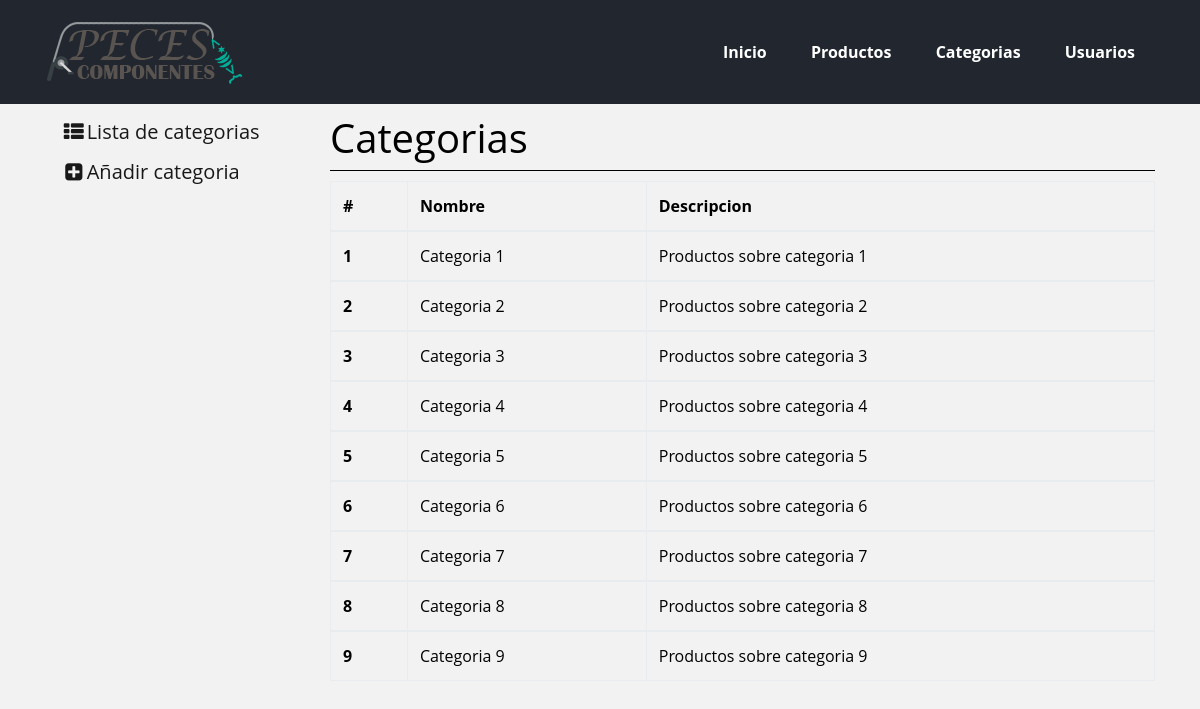
Page /admin/categoria.php?opcion=lista on the committed database.
### tables this page shows
create table if not exists tbl_categoria(
    nom varchar(30) primary key,
    description longtext
);

### admin/categoria.php (the view, shortened to what this page needs)
<!DOCTYPE html>
<html lang="es">
<head>
  <link rel="stylesheet" href="../css/flexboxgrid.min.css">
  <link rel="stylesheet" href="../css/font-awesome.min.css">
  <link rel="stylesheet" href="../css/bootstrap.min.css">
  <link rel="stylesheet" href="css/style.css">
</head>
<body>
  <?php
  include 'header.php';
  include '../datosbbdd.php';
  ?>
  <div class="main">
    <div class="container">
      <div class="row">
        <div class="col-md-3">
          <nav class="navbar navbar-light bg-faded">
            <a class="navbar-brand" href="categoria.php?opcion=lista"><i class="fa fa-th-list fa-fw" aria-hidden="true"></i>Lista de categorias</a>
            <a class="navbar-brand" href="categoria.php?opcion=add"><i class="fa fa-plus-square fa-fw" aria-hidden="true"></i>Añadir categoria</a>
          </nav>
        </div>
        <div class="col-md-9">
          <div class="cabecera">
            <h1>Categorias</h1>
          </div>
          <div class="body">
            <div class="contenedor">
            <?php
            if(isset($_GET['opcion'])){
              if($_GET['opcion']=='lista'){
                $num = 1;
                $sql = "SELECT * from tbl_categoria";
                $result = mysqli_query($conexion,$sql);
                echo '
                <table class="table table-bordered">
                  <thead>
                    <tr>
                      <th>#</th>
                      <th>Nombre</th>
                      <th>Descripcion</th>
                    </tr>
                  </thead>';
                while($resultado=mysqli_fetch_assoc($result)){
                  echo '<tbody>
                  <tr>
                  <th scope="row">'.$num.'</th>
                  <td>'.$resultado['nom'].'</td>
                  <td>'.$resultado['description'].'</td></tr></tbody>';
                  $num++;
                }
                echo '</table>';
              }else if($_GET['opcion']=='add'){
                echo '
                <form class="form-inline" method="post" action="validar.php">
                  <div class="input-group mb-2 mr-sm-2 mb-sm-0">
                    <i class="input-group-addon fa fa-font" aria-hidden="true"></i>
                    <input type="text" name="nombre" class="form-control" placeholder="Nombre">
                  </div>
                  <div class="input-group mb-2 mr-sm-2 mb-sm-0">
                    <i class="input-group-addon fa fa-comment" aria-hidden="true"></i>
                    <input type="text" name="descripcion" class="form-control" placeholder="Descripción">
                  </div>
                  <button type="submit" name="btn" value="categoria" class="btn btn-primary">Añadir categoria</button>
                </form>
                ';
                if(isset($_SESSION['existe'])){
                  if(!$_SESSION['existe']){
                    echo '<div class="input-group alert alert-danger middle-sm" role="alert">
                      <span><i class="fa fa-exclamation-triangle" aria-hidden="true"></i><strong> Esta categoria ya existe</strong></span>
                    </div>';
                  }
                }
              }
            }
            ?>
            </div>
          </div>
        </div>
      </div>
    </div>
  </div>
</body>
</html>

### admin/header.php
<?php
echo '<header>
  <div class="logo-menu">
    <div class="container">
      <div class="row middle-xs between-xs">
        <div class="logo col-xs-12 col-sm-4 center-xs start-sm">
          <img src="../img/logo.png" alt="Peces Componentes">
        </div>
        <nav class="menu col-xs-12 col-sm-8 center-xs end-sm">
          <a href="index.php">Inicio</a>
          <a href="producto.php">Productos</a>
          <a href="categoria.php?opcion=lista">Categorias</a>
          <a href="user.php">Usuarios</a>
        </nav>
      </div>
    </div>
  </div>
</header>';
 ?>

### admin/css/style.css (style rules this page uses)
* { margin: 0px; padding: 0px; }
body { background: #f2f2f2; font-family: "Open Sans", sans-serif; color: #000; }
header { color: #fff; }
header a { color: #fff; text-decoration: none; }
.logo-menu { background-color: #21262F; }
.logo-menu .menu a { font-weight: bold; display: inline-block; padding: 40px 20px; }
.cabecera { padding-top: 10px; border-bottom: 1px solid #000; }
.contenedor { display: flex; flex-direction: column; align-items: center; }
.contenedor form,table { margin: 10px; }

### rows in the picture
tbl_categoria: nom "Categoria 1", description "Productos sobre categoria 1"
tbl_categoria: nom "Categoria 2", description "Productos sobre categoria 2"
tbl_categoria: nom "Categoria 3", description "Productos sobre categoria 3"
tbl_categoria: nom "Categoria 4", description "Productos sobre categoria 4"
tbl_categoria: nom "Categoria 5", description "Productos sobre categoria 5"
tbl_categoria: nom "Categoria 6", description "Productos sobre categoria 6"
tbl_categoria: nom "Categoria 7", description "Productos sobre categoria 7"
tbl_categoria: nom "Categoria 8", description "Productos sobre categoria 8"
tbl_categoria: nom "Categoria 9", description "Productos sobre categoria 9"
